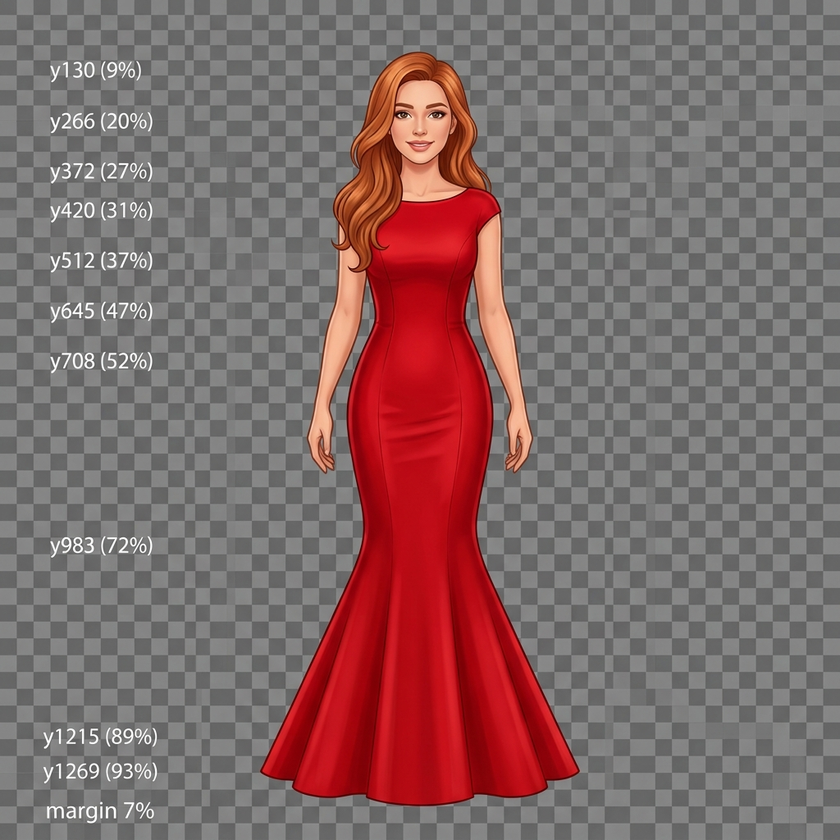
#> input picture _ham_dresses/elb_esr_kirmizi_balik.png, 840 x 840 px, shrunk from 1024 x 1024 before the run
$ python warp_curvy.py _ham_dresses/elb_esr_kirmizi_balik.png _ham_dresses/elb_esr_kirmizi_siyah.png 1.0
#> lines starting #> are read from the running program, lines starting #| are printed output that depends on the picture
#!/usr/bin/env python3
"""Satır-bazlı yatay warp: gövdeyi dolgunlaştırır (yüz/baş normal, bel/kalça/göğüs genişler).
Aynı profil hem gövdeye hem elbiseye uygulanınca elbise dolgun bedene birebir oturur."""
import sys, numpy as np
from PIL import Image

# (yükseklik oranı, yatay ölçek) — yumuşak profil; aralarda doğrusal interpolasyon
PROFIL = [(0.00,1.00),(0.10,1.01),(0.16,1.03),(0.21,1.02),(0.27,1.05),(0.34,1.12),
          (0.39,1.18),(0.45,1.22),(0.50,1.24),(0.55,1.25),(0.62,1.20),(0.70,1.12),
          (0.78,1.06),(0.86,1.03),(0.94,1.01),(1.00,1.00)]

def profil_dizi(H, guc=1.0):
    ys = np.array([p[0] for p in PROFIL]); ss = np.array([p[1] for p in PROFIL])
    ss = 1.0 + (ss - 1.0) * guc                # guc: dolgunluk şiddeti
    yy = np.arange(H) / max(1, H - 1)
    return np.interp(yy, ys, ss)

def warp(img, guc=1.0):
#> called with guc = 1
    im = np.asarray(img.convert("RGBA")).astype(np.float32)
    H, W, _ = im.shape
#> H = 840; W = 840
    s = profil_dizi(H, guc)
    cx = (W - 1) / 2.0
#> cx = 419.5
    xs = np.arange(W)
#> xs = 840 values from 0 to 839
    out = np.zeros_like(im)
    for y in range(H):
        srcx = cx + (xs - cx) / s[y]           # genişletmek için kaynaktan daralarak örnekle
        x0 = np.clip(np.floor(srcx).astype(int), 0, W - 1)
        x1 = np.clip(x0 + 1, 0, W - 1)
        t = np.clip(srcx - x0, 0, 1)[:, None]
        row = im[y]
        out[y] = row[x0] * (1 - t) + row[x1] * t
        # kaynak çerçeve dışına düşen sütunları şeffaf yap
        dis = (srcx < 0) | (srcx > W - 1)
        out[y][dis] = 0
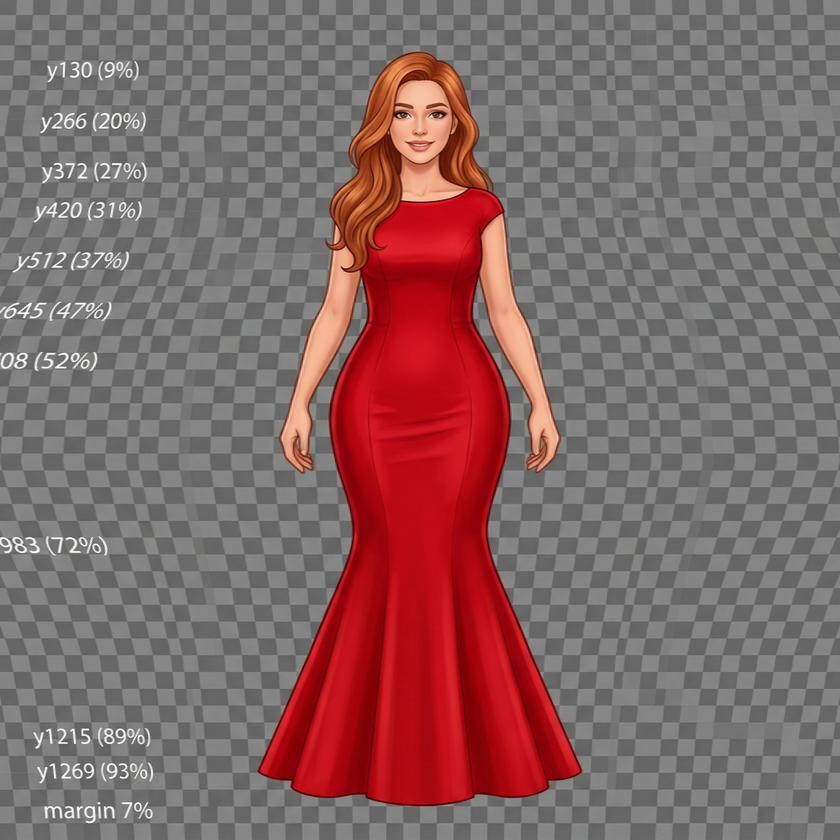
#> out: shape (840, 840, 4) float32; mean R, G, B, A 131.2, 102.6, 102.3, 255.9
    return Image.fromarray(np.clip(out, 0, 255).astype(np.uint8), "RGBA")

if __name__ == "__main__":
    inp, outp = sys.argv[1], sys.argv[2]
    guc = float(sys.argv[3]) if len(sys.argv) > 3 else 1.0
    warp(Image.open(inp), guc).save(outp)
    print("warp →", outp, "guc", guc)

$ run again, on _ham_dresses/elb_esr_yesil_mini.png
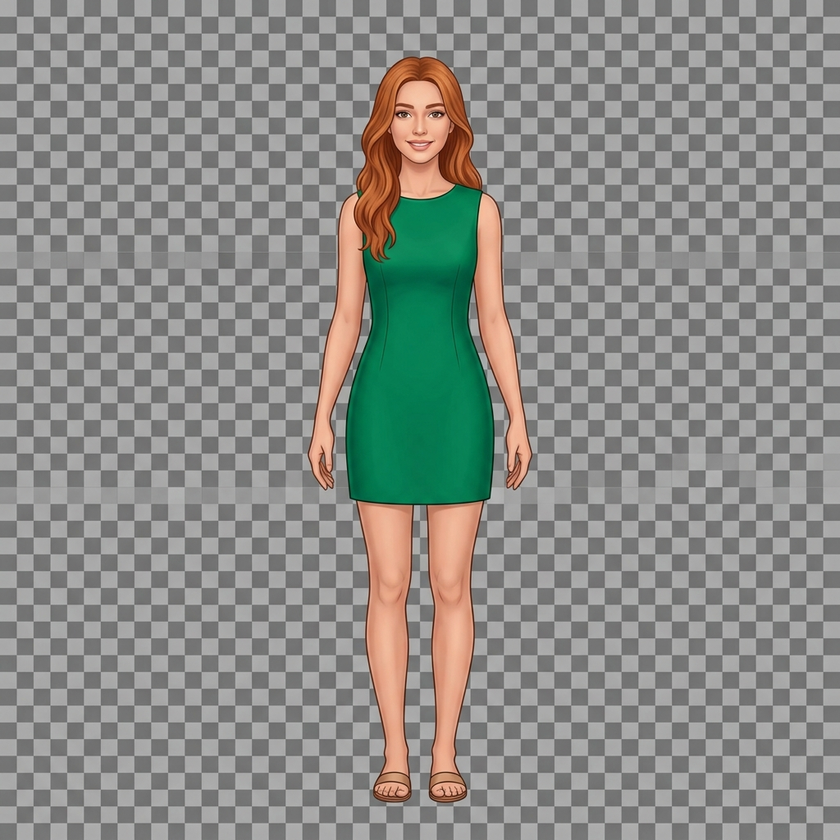
#> input picture _ham_dresses/elb_esr_yesil_mini.png, 840 x 840 px, shrunk from 1024 x 1024 before the run
#> after the loop in warp, `for y in range(H):`:
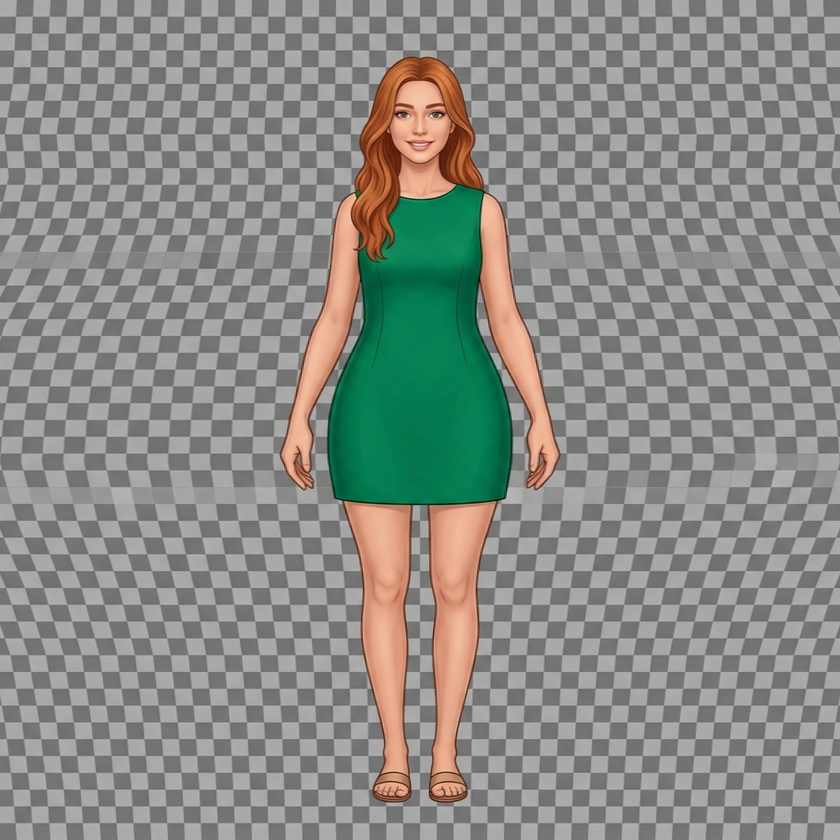
#> out: shape (840, 840, 4) float32; mean R, G, B, A 138, 139.8, 134.9, 255.9
